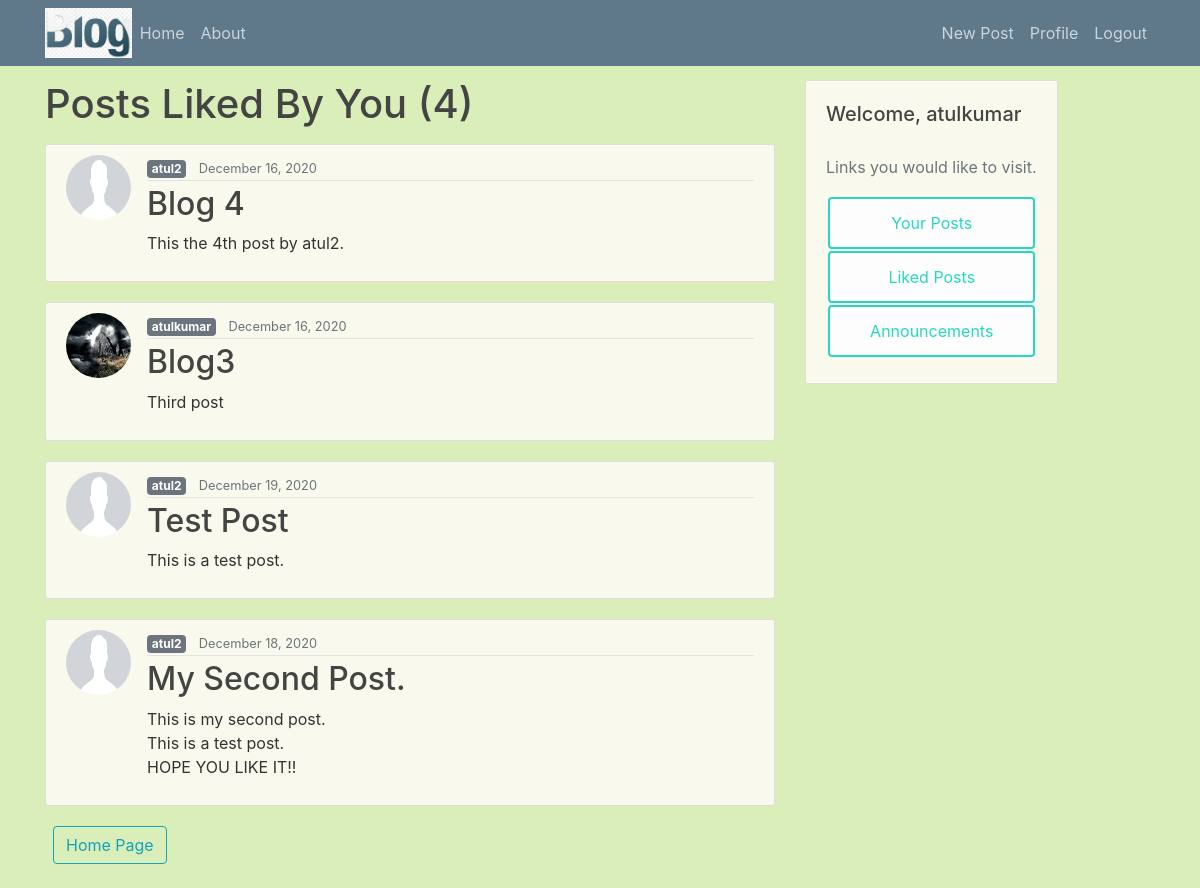
The app's page /post/liked/ (signed in), older data.
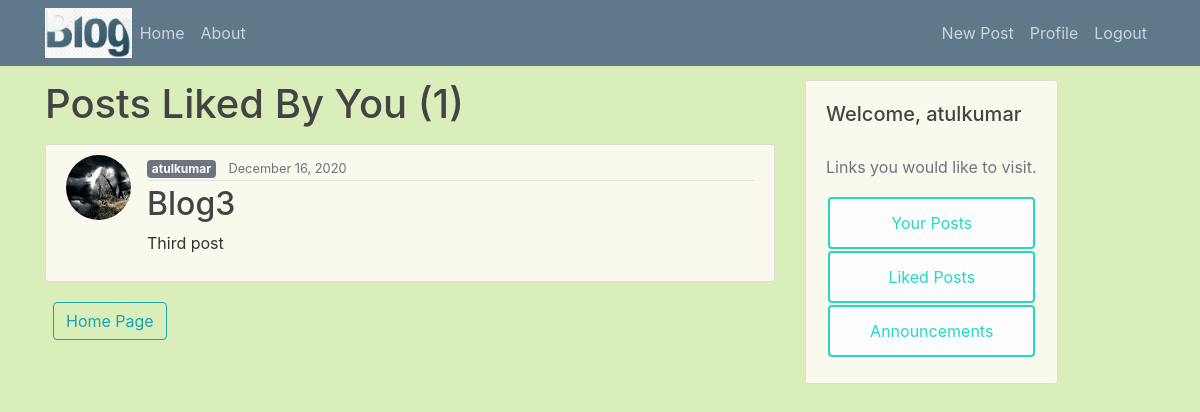
The same page, newer data.
### blog/models.py (models this page shows, shortened)
class Post(models.Model):
    title=models.CharField(max_length=100)
    content=models.TextField()
    date_posted=models.DateTimeField(default=timezone.now)
    author=models.ForeignKey(User,on_delete=models.CASCADE)
    likes= models.ManyToManyField(User, related_name='likes', blank=True)
    dislikes= models.ManyToManyField(User, related_name='dislikes', blank=True)

### users/models.py (models this page shows, shortened)
class Profile(models.Model):
    user=models.OneToOneField(User, on_delete=models.CASCADE)
    image=models.ImageField(default='default.png',upload_to='profile_pics')

### blog/views.py (the view)
# urls.py: path('post/liked/',views.UserLikedPostListView.as_view(),name='user-liked'),
class UserLikedPostListView(ListView):
    model=Post
    template_name='blog/user_liked_post.html'
    context_object_name='posts'
    paginate_by=5
    def get_queryset(self):
        user=get_object_or_404(User, username=self.request.user)
        return user.likes.all()

### blog/templates/blog/user_liked_post.html (shortened to what this page needs)
{% extends 'blog/base.html' %}
{% load static %}
{% block content %}
    <h1 class="mb-3">Posts Liked By You ({{ page_obj.paginator.count }})</h1>
    {% if posts %}
        {% for post in posts %}
            <article class="media content-section">
            <img class="rounded-circle article-img" src="{{post.author.profile.image.url}}">
            <div class="media-body">
                <div class="article-metadata">
                <a class="mr-2 badge badge-secondary" href="{% url 'user-posts' post.author.username %}">{{ post.author }}</a>
                <small class="text-muted">{{ post.date_posted|date:"F d, Y" }}</small>
                </div>
                <h2><a class="article-title" href="{% url 'post-detail' post.id %}">{{ post.title }}</a></h2>
                <p class="article-content">{{ post.content }}</p>
            </div>
            </article>
        {% endfor %}
        <small class="text-muted ml-2">
            <a class="btn btn-outline-info mb-4" href="{% url 'blog-home' %}">Home Page</a>
        </small>
    {% endif %}
{% endblock content %}

Row changes from the older to the newer data that the page shows:
removed Post: author.profile.image (placeholder picture), author "atul2", date_posted "December 16, 2020", title "Blog 4", content "This the 4th post by atul2."
removed Post: author.profile.image (placeholder picture), author "atul2", date_posted "December 19, 2020", title "Test Post", content "This is a test post."
removed Post: author.profile.image (placeholder picture), author "atul2", date_posted "December 18, 2020", title "My Second Post.", content "This is my second post. This is a test post. HOPE YOU LIKE IT!!"
Text that changed along with them:
{{ page_obj.paginator.count }}: "4" → "1"
